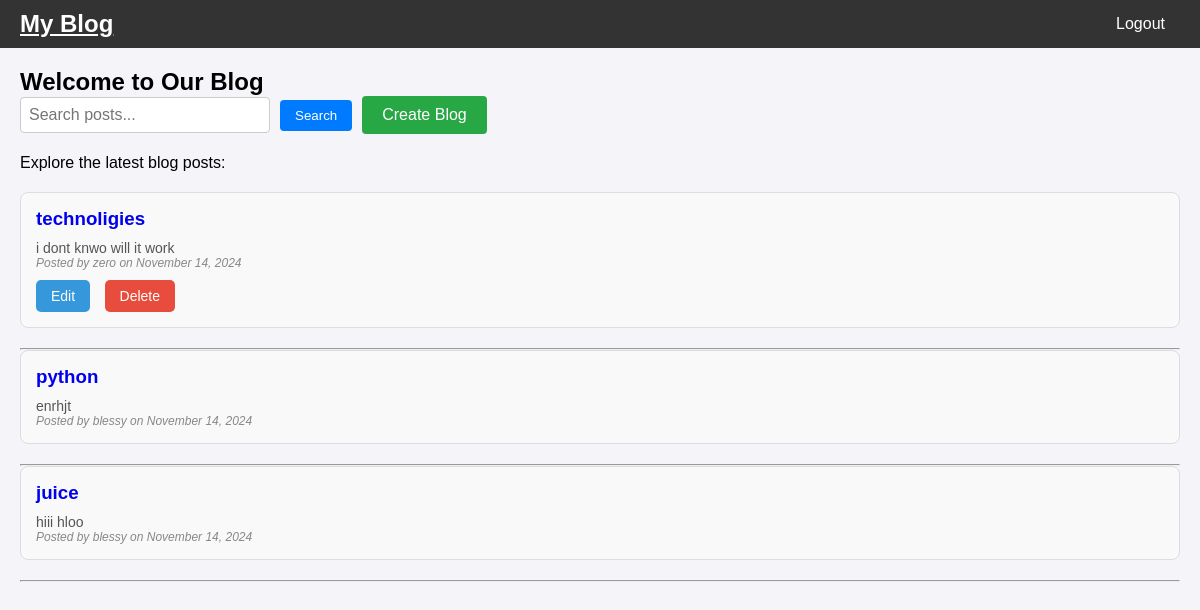
Screenshot of / (signed in) with the database file from the repository.
### Blog/models.py (models this page shows, shortened)
class Blog_Post(models.Model):
    title=models.CharField(max_length=100)
    content=models.TextField()
    author=models.ForeignKey(User, on_delete=models.CASCADE)
    created_at = models.DateTimeField(auto_now_add=True)
    updated_at = models.DateTimeField(auto_now=True)
    tags=models.ManyToManyField(Tag, related_name='blogs', blank=True)
    is_approved = models.BooleanField(default=False)

### Blog/views.py (the view)
# urls.py: path('', views.home, name='home'),
def home(request):
    search=request.GET.get('search','')
    if search:
        blogs = Blog_Post.objects.filter(Q(title__icontains=search) | Q(content__icontains=search) | Q(tags__name__icontains=search)).distinct().order_by('-created_at')
    else:
        blogs=Blog_Post.objects.all().order_by('-created_at')
    latest_posts = Blog_Post.objects.all().order_by('-created_at')
    return render(request, 'blog/home.html', {'latest_posts': latest_posts,'blogs':blogs})

### Blog/templates/blog/home.html (shortened to what this page needs)
{% block content %}
{% include 'blog/navbar.html'%}
    <div class="container">
        <header>
            <div class="header-content">
                <h2>Welcome to Our Blog</h2>
                <div class="header-actions">
                    <form action="{% url 'home' %}" method="get" class="search-form">
                        <input type="text" name="search" placeholder="Search posts..." class="search-bar">
                        <button type="submit" class="search-btn">Search</button>
                    </form>
                    <a href="{% url 'create_blog' %}" class="create-btn">Create Blog</a>
                </div>
            </div>
        </header>
        <p>Explore the latest blog posts:</p>
        <div class="latest-posts">
            {% if blogs %}
    {% for post in blogs %}
        <div class="post-item">
            <h3>
                    {% if user.is_authenticated %}
                        <a href="{% url 'blog_details' post.id %}">{{ post.title }}</a>
                    {% else %}
                        <a href="{% url 'login' %}">{{ post.title }}</a>
                    {% endif %}
            </h3>
            <p>{{ post.content|truncatewords:30 }}</p>
            <p>
                <em>Posted by {{ post.author }} on {{ post.created_at|date:"F d, Y" }}</em>
            </p>
            {% if request.user == post.author %}
                <div class="post-actions">
                    <a href="{% url 'edit_blog' post.id %}" class="edit-button">Edit</a>
                    <form action="{% url 'delete_blog' post.id %}" method="post" style="display: inline;">
                        <button type="submit" class="delete-button">Delete</button>
                    </form>
                </div>
            {% endif %}
        </div>
        <hr>
    {% endfor %}
{% else %}
    <p>No blog posts available yet.</p>
{% endif %}
        </div>
    </div>
{% endblock %}

### Blog/templates/blog/home.html (style rules this page uses)
.container { max-width: 1200px; margin: 0 auto; padding: 20px; }
header { display: flex; justify-content: space-between; align-items: center; margin-bottom: 20px; }
.header-content { display: flex; flex-direction: column; align-items: flex-start; }
.header-actions { display: flex; align-items: center; gap: 10px; }
.search-form { display: flex; align-items: center; }
.search-bar { padding: 8px; font-size: 16px; border-radius: 4px; border: 1px solid #ccc; width: 250px; }
.search-btn { padding: 8px 15px; margin-left: 10px; background-color: #007bff; color: white; border: none; border-radius: 4px; cursor: pointer; }
.create-btn { padding: 10px 20px; background-color: #28a745; color: white; border: none; border-radius: 4px; text-decoration: none; }
.latest-posts { margin-top: 20px; }
.post-item { margin-bottom: 20px; padding: 15px; background-color: #f9f9f9; border: 1px solid #ddd; border-radius: 5px; }
.post-item h3 { margin-bottom: 10px; color: #007bff; }
.post-item h3 a { text-decoration: none; }
.post-item p { font-size: 14px; color: #555; }
.post-item p em { font-size: 12px; color: #888; }
.post-item { padding: 15px; background-color: #f9f9f9; border-radius: 8px; margin-bottom: 20px; }
.post-actions { margin-top: 10px; }
.edit-button, .delete-button { text-decoration: none; color: white; padding: 8px 15px; border-radius: 5px; margin-right: 10px; font-size: 14px; border: none; cursor: pointer; }
.edit-button { background-color: #3498db; }
.delete-button { background-color: #e74c3c; }
form .delete-button { display: inline-block; }

### Blog/templates/blog/navbar.html (style rules this page uses)
* { margin: 0; padding: 0; box-sizing: border-box; }
body { font-family: Arial, sans-serif; background-color: #f4f4f9; }

### rows the page displays
Blog_Post: title "technoligies", content "i dont knwo will it work", author "zero", created_at "November 14, 2024", shows "Edit"
Blog_Post: title "python", content "enrhjt", author "blessy", created_at "November 14, 2024"
Blog_Post: title "juice", content "hiii hloo", author "blessy", created_at "November 14, 2024"
